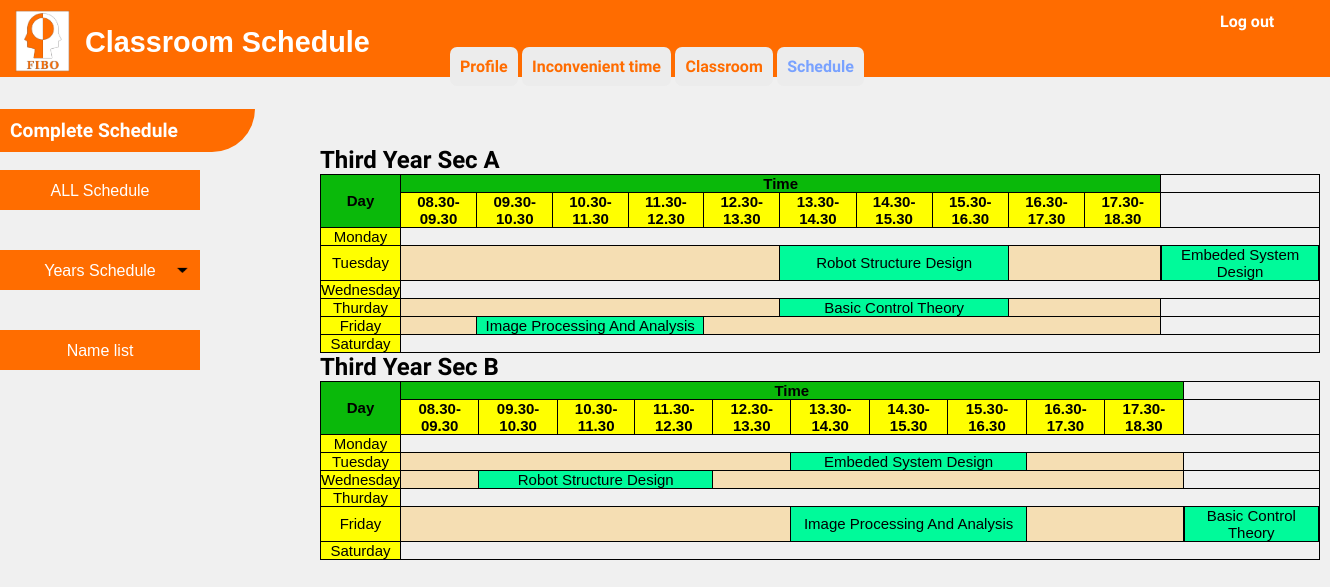
/user4-b3.php, run on the app's committed database.
### tables this page shows
CREATE TABLE `table_subject_description_output` (
  `No` int(100) NOT NULL,
  `subject_level` varchar(100) NOT NULL,
  `subject_code` varchar(100) NOT NULL,
  `subject_name` varchar(100) NOT NULL,
  `subject_hour_per_week` varchar(100) NOT NULL,
  `subject_hour_per_day` varchar(100) NOT NULL,
  `subject_sec` varchar(100) NOT NULL,
  `Day` varchar(100) NOT NULL,
  `start_time` varchar(100) NOT NULL
);

### user4-b3.php (the view, shortened to what this page needs)
<?php
      require 'dbconfig/config.php';
?>
<!DOCTYPE html>
<html lang="en">
  <head>
    <link rel="stylesheet" type="text/css" href="css/user4-1.css">
    <link rel="stylesheet" type="text/css" href="css/user4-2.css">
  </head>
  <body >
    <header>
        <img src="images/FIBO_logo.jpg" width="55" height="62" style="margin-top: 10px; margin-left: 10px">
        <div style="font-size: 1.8em; margin-top: -50px; margin-left: 80px">
        <b>Classroom Schedule</b>
        </div><br>
        </header>
        <div style="margin-top: -30px; margin-left: 450px">
            <a href="#" class="btn1"><b>Profile</b></a>
            <a href="user2.php" class="btn1"><b>Inconvenient time</b></a>
            <a href="user3.php" class="btn1"><b>Classroom</b></a>
            <a href="user4.php" class="btn1" style=" color: #79a2ff"><b>Schedule</b></a>
        </div>
        <div style="margin-top: -84px; margin-left: 1200px">
            <a href="index.php" class="btn"><b>Log out</b></a>
        </div>
        <div style=" margin-top:50px">
        <br><b class="topics">Complete Schedule</b><br><br>
        <ul id="navbar">
                <li><a href="user4.php"style ="
                    background-color:#ff6d00;">ALL Schedule</a>
                <li><a href="user4-1.php" style ="background: url(images/arrow.png);
                    background-repeat: no-repeat;
                    background-size: 25px;
                    background-position: right center;
                    background-color:#ff6d00">Years Schedule</a>
                </li>
                <li><a href="user4-2.php"style ="
                    background-repeat: no-repeat;
                    background-size: 25px;
                    background-position: right center;
                    background-color:#ff6d00;
                    margin-top : -0.5px">Name list</a>
                </li>
            </ul>
</div></br></br>
        <div  style="margin-top: -300px; margin-left: 320px" class="show">
        <h1>Third Year Sec A</h1>
        <table>
            <tr class="head">
                <th rowspan="2">
                    Day
                </th>
                <th colspan="10">
                    Time
                </th>
            </tr>
            <tr  class="head-time">
                <th>
                    08.30-09.30
                </th>
                <th>
                    09.30-10.30
                </th>
                <th>
                    10.30-11.30
                </th>
                <th>
                    11.30-12.30
                </th>
                <th>
                    12.30-13.30
                </th>
                <th>
                    13.30-14.30
                </th>
                <th>
                    14.30-15.30
                </th>
                <th>
                    15.30-16.30
                </th>
                <th>
                    16.30-17.30
                </th>
                <th>
                    17.30-18.30
                </th>
            </tr>
            <tr>
                <td style="background-color: yellow">
                    Monday
                </td>
            </tr>
            <tr>
                <td style="background-color: yellow">
                    Tuesday
                </td>
                <?php
                    $sql = "SELECT * FROM table_subject_description_output";
                    $smyData = mysqli_query($con, $sql);
                    while($row = mysqli_fetch_array($smyData)) {
                        $hour = (int)$row['subject_hour_per_day'];
                        $time = (int)$row['start_time'];
                        if($row['subject_level'] == "3" ) {
                            if($row['subject_sec'] == "A") {
                                if($row['Day'] == "1"){
                                    if($time > 0 && $time < 99) {
                                        echo "<td style='background-color: wheat;' colspan='$time'></td>";
                                        echo "<td style='background-color: #00FA9A' colspan='$hour'>" . $row['subject_name'] . "</td>";
                                        echo "<td style='background-color: wheat;' colspan='10-$time'></td>";
                                    }
                                }
                            }
                        }
                    }
                ?>
            </tr>
            <tr>
                <td style="background-color: yellow">
                    Wednesday
                </td>
            </tr>
            <tr>
                <td style="background-color: yellow">
                    Thurday
                </td>
                <?php
                    $sql = "SELECT * FROM table_subject_description_output";
                    $smyData = mysqli_query($con, $sql);
                    while($row = mysqli_fetch_array($smyData)) {
                        $hour = (int)$row['subject_hour_per_day'];
                        $time = (int)$row['start_time'];
                        if($row['subject_level'] == "3" ) {
                            if($row['subject_sec'] == "A") {
                                if($row['Day'] == "3"){
                                    if($time > 0 && $time < 99) {
                                        echo "<td style='background-color: wheat;' colspan='$time'></td>";
                                        echo "<td style='background-color: #00FA9A' colspan='$hour'>" . $row['subject_name'] . "</td>";
                                        echo "<td style='background-color: wheat;' colspan='10-$time'></td>";
                                    }
                                }
                            }
                        }
                    }
                ?>
            </tr>
            <tr>
                <td style="background-color: yellow">
                    Friday
                </td>
                <?php
                    $sql = "SELECT * FROM table_subject_description_output";
                    $smyData = mysqli_query($con, $sql);
                    while($row = mysqli_fetch_array($smyData)) {
                        $hour = (int)$row['subject_hour_per_day'];
                        $time = (int)$row['start_time'];
                        if($row['subject_level'] == "3" ) {
                            if($row['subject_sec'] == "A") {
                                if($row['Day'] == "4"){
                                    if($time > 0 && $time < 99) {
                                        echo "<td style='background-color: wheat;' colspan='$time'></td>";
                                        echo "<td style='background-color: #00FA9A' colspan='$hour'>" . $row['subject_name'] . "</td>";
                                        echo "<td style='background-color: wheat;' colspan='10-$time'></td>";
                                    }
                                }
                            }
                        }
                    }
                ?>
            </tr>
            <tr>
                <td style="background-color: yellow">
                    Saturday
                </td>
            </tr>
            </table>
            <h1>Third Year Sec B</h1>
        <table>
            <tr class="head">
                <th rowspan="2">
                    Day
                </th>
                <th colspan="10">
                    Time
                </th>
            </tr>
            <tr  class="head-time">
                <th>
                    08.30-09.30
                </th>
                <th>
                    09.30-10.30
                </th>
                <th>
                    10.30-11.30
                </th>
                <th>
                    11.30-12.30
                </th>
                <th>
                    12.30-13.30
                </th>
                <th>
                    13.30-14.30
                </th>
                <th>
                    14.30-15.30
                </th>
                <th>
                    15.30-16.30
                </th>
                <th>
                    16.30-17.30
                </th>
                <th>
                    17.30-18.30
                </th>
            </tr>
            <tr>
                <td style="background-color: yellow">
                    Monday
                </td>
            </tr>
            <tr>
                <td style="background-color: yellow">
                    Tuesday
                </td>
                <?php
                    $sql = "SELECT * FROM table_subject_description_output";
                    $smyData = mysqli_query($con, $sql);
                    while($row = mysqli_fetch_array($smyData)) {
                        $hour = (int)$row['subject_hour_per_day'];
                        $time = (int)$row['start_time'];
                        if($row['subject_level'] == "3" ) {
                            if($row['subject_sec'] == "B") {
                                if($row['Day'] == "1"){
                                    if($time > 0 && $time < 99) {
                                        echo "<td style='background-color: wheat;' colspan='$time'></td>";
                                        echo "<td style='background-color: #00FA9A' colspan='$hour'>" . $row['subject_name'] . "</td>";
                                        echo "<td style='background-color: wheat;' colspan='10-$time'></td>";
                                    }
                                }
                            }
                        }
                    }
                ?>
            </tr>
            <tr>
                <td style="background-color: yellow">
                    Wednesday
                </td>
                <?php
                    $sql = "SELECT * FROM table_subject_description_output";
                    $smyData = mysqli_query($con, $sql);
                    while($row = mysqli_fetch_array($smyData)) {
                        $hour = (int)$row['subject_hour_per_day'];
                        $time = (int)$row['start_time'];
                        if($row['subject_level'] == "3" ) {
                            if($row['subject_sec'] == "B") {
                                if($row['Day'] == "2"){
                                    if($time > 0 && $time < 99) {
                                        echo "<td style='background-color: wheat;' colspan='$time'></td>";
                                        echo "<td style='background-color: #00FA9A' colspan='$hour'>" . $row['subject_name'] . "</td>";
                                        echo "<td style='background-color: wheat;' colspan='10-$time'></td>";
                                    }
                                }
                            }
                        }
                    }
                ?>
            </tr>
            <tr>
                <td style="background-color: yellow">
                    Thurday
                </td>
            </tr>
            <tr>
                <td style="background-color: yellow">
                    Friday
                </td>
                <?php
                    $sql = "SELECT * FROM table_subject_description_output";
                    $smyData = mysqli_query($con, $sql);
                    while($row = mysqli_fetch_array($smyData)) {
                        $hour = (int)$row['subject_hour_per_day'];
                        $time = (int)$row['start_time'];
                        if($row['subject_level'] == "3" ) {
                            if($row['subject_sec'] == "B") {
                                if($row['Day'] == "4"){
                                    if($time > 0 && $time < 99) {
                                        echo "<td style='background-color: wheat;' colspan='$time'></td>";
                                        echo "<td style='background-color: #00FA9A' colspan='$hour'>" . $row['subject_name'] . "</td>";
                                        echo "<td style='background-color: wheat;' colspan='10-$time'></td>";
                                    }
                                }
                            }
                        }
                    }
                ?>
            </tr>
            <tr>
                <td style="background-color: yellow">
                    Saturday
                </td>
            </tr>
            </table>
            </body>
</html>

### css/user4-1.css (style rules this page uses)
* { margin: 0; padding: 0; }
.btn { display: inline-block; border: 0px solid #ff6c00; padding: 10px 20px; background-color: #ff6c00; text-decoration: none; font-family: 'Work Sans', sans-serif; font-size: 1em; color: #ffffff ; border-radius: 7px; transition: 0.1s; }
.btn1 { display: inline-block; border: 0px solid #ff6c00; padding: 10px 10px; background-color: #ececec; text-decoration: none; font-family: 'Work Sans', sans-serif; font-size: 1em; color: #ff6c00 ; border-radius: 7px; transition: 0.1s; }
.topics { display: inline-block; border: 0px solid #ff6c00; padding: 10px; width: 235px; background-color: #ff6c00; text-decoration: none; font-family: 'Work Sans', sans-serif; font-size: 1.2em; color: #ffffff ; border-bottom-right-radius: 50px; transition: 0.1s; }
table, tr, th, td { border: 1px solid black; border-collapse: collapse; }
.head { background-color: #6CC417; font-size: 15px; text-align: center; }
.head-time { background-color: yellow; font-size: 15px; text-align: center; }
body { background-color: #f0f0f0; color: Black ; font-family: 'Work Sans', sans-serif; font-size: 1em; text-align: left; }
header { background: #ff6c00 none repeat-x 0 0; color: #FFFFFF; margin-top: 0px; padding: 0 5px; text-align: left; }
.show { margin-top: -225px; margin-left: 450px }
h1 { color: Black ; font-family: 'Work Sans', sans-serif; font-size: 1.5em; text-align: left; }
li { list-style-type: none; text-align: center; height: 40px; width:200px; }
li a { text-decoration: none; background: #ff6d00; display: block; color: #ffffff; height: 40px; width:200px; line-height: 42px; }
#navbar > li { margin-bottom: 40px; }

### css/user4-2.css (style rules this page uses)
* { margin: 0; padding: 0; }
body { font-family: 'Kanit', sans-serif; }
table { border-collapse: collapse; width: 1000px; height: auto; }
table, th, td { border: 1px solid black; }
.head th { text-align: center; color: black; font-size: 15px; background: rgb(10, 185, 10); }
.head-time th { text-align: center; color: black; font-size: 15px; background: yellow; }
td { text-align: center; font-size: 15px; }

### data on the page
table_subject_description_output: subject_name "Robot Structure Design"
table_subject_description_output: subject_name "Embeded System Design"
table_subject_description_output: subject_name "Basic Control Theory"
table_subject_description_output: subject_name "Image Processing And Analysis"
table_subject_description_output: subject_name "Embeded System Design"
table_subject_description_output: subject_name "Robot Structure Design"
table_subject_description_output: subject_name "Image Processing And Analysis"
table_subject_description_output: subject_name "Basic Control Theory"
